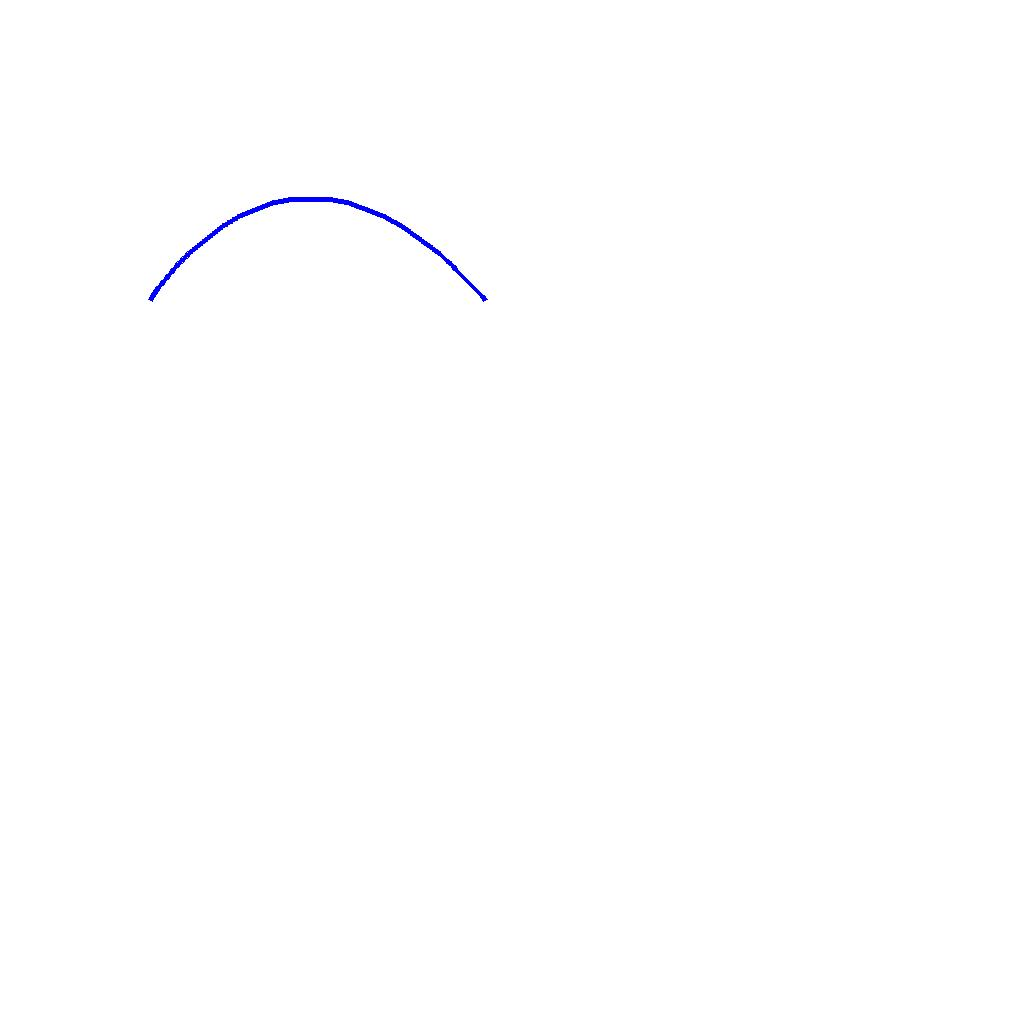

Recreate this plot in Python.
﻿#!/usr/bin/python
# -*- coding: utf-8 -*-

__author__ = '[email redacted]'
__date__ = '2019-01-20'
__version_info__ = (0, 0, 1)
__version__ = '.'.join(str(i) for i in __version_info__)


from math import sqrt
from PIL import Image, ImageDraw


class Bezier(object):
    def __init__(self, draw, points, line_width, line_color):
        self.draw = draw
        self.points = points
        self.line_width = line_width
        self.line_color = line_color
        self.current_point = (0, 0)

    def moveto(self, p):
        self.current_point = p
    
    def lineto(self, p):
        self.draw.line((self.current_point, p), width=self.line_width, fill=self.line_color)
        self.current_point = p

    def render(self):
        NO = 3
        KT = 5
        m = NO - 1
        p = {} # p[3][2]
        for i in range(0, NO, 2):
            p[i] = self.points[i]
        
        l1 = 1.0 * (self.points[0][0] - self.points[1][0])
        ll = 1.0 * (self.points[0][1] - self.points[1][1])
        l1 = sqrt(l1 * l1 + ll * ll)
        
        l2 = 1.0 * (self.points[2][0] - self.points[1][0])
        ll = 1.0 * (self.points[2][1] - self.points[1][1])
        l2 = sqrt(l2 * l2 + ll * ll)
        
        p[1] = (
            ((l1 + l2) * (l1 + l2) * self.points[1][0] - l2 * l2 * self.points[0][0] - l1 * l1 * self.points[2][0]) / (2 * l1 * l2),
            ((l1 + l2) * (l1 + l2) * self.points[1][1] - l2 * l2 * self.points[0][1] - l1 * l1 * self.points[2][1]) / (2 * l1 * l2)
        )
        
        pk = {}  # pk[129][2]
        for i in range(m + 1):
            pk[i] = p[i]
        
        pt = {} # pt[129][2]
        for k in range(KT + 1):
            for i in range(0, m + 1, 2):
                pt[2*i] = pk[i]
            for i in range(m):
                pt[2*i + 1] = (
                    int(pk[i][0] + pk[i+1][0]) >> 1,
                    int(pk[i][1] + pk[i+1][1]) >> 1
                )
            for i in range(1, m):
                pt[2*i] = (
                    int(pt[2*i-1][0] + pt[2*i+1][0]) >> 1,
                    int(pt[2*i-1][1] + pt[2*i+1][1]) >> 1
                )
            for i in range(2*m + 1):
                pk[i] = pt[i]
            
            if k == KT:
                break
            m <<= 1
        self.moveto(pk[0])
        for i in range(1, 2*m + 1):
            self.lineto(pk[i])

if __name__ == '__main__':
    # init figure
    im = Image.new('RGB', (1024,1024), (255,255,255))
    draw = ImageDraw.Draw(im)
    # draw B Curve
    points = ((150,300), (300,200), (485,300))
    b = Bezier(draw, points, 5, (0,0,255))
    b.render()

    im.show()
    im.save('b_curve.jpg')
